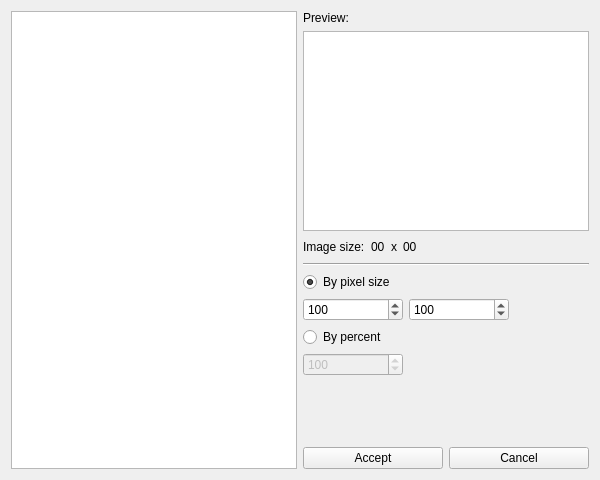
<?xml version="1.0" encoding="UTF-8"?>
<ui version="4.0">
 <class>editformResizeElements</class>
 <widget class="QWidget" name="editformResizeElements">
  <property name="geometry">
   <rect>
    <x>0</x>
    <y>0</y>
    <width>600</width>
    <height>480</height>
   </rect>
  </property>
  <property name="sizePolicy">
   <sizepolicy hsizetype="Fixed" vsizetype="Preferred">
    <horstretch>0</horstretch>
    <verstretch>0</verstretch>
   </sizepolicy>
  </property>
  <property name="maximumSize">
   <size>
    <width>600</width>
    <height>16777215</height>
   </size>
  </property>
  <property name="windowTitle">
   <string>QImageViewer - Resize items</string>
  </property>
  <property name="windowIcon">
   <iconset resource="resources.qrc">
    <normaloff>:/res/resize-items.png</normaloff>:/res/resize-items.png</iconset>
  </property>
  <layout class="QHBoxLayout" name="horizontalLayout_7">
   <item>
    <layout class="QHBoxLayout" name="horizontalLayout_6">
     <item>
      <widget class="QListWidget" name="listWidget">
       <property name="sizePolicy">
        <sizepolicy hsizetype="Expanding" vsizetype="MinimumExpanding">
         <horstretch>0</horstretch>
         <verstretch>0</verstretch>
        </sizepolicy>
       </property>
      </widget>
     </item>
    </layout>
   </item>
   <item>
    <layout class="QVBoxLayout" name="verticalLayout_4">
     <item>
      <widget class="QLabel" name="label">
       <property name="text">
        <string>Preview:</string>
       </property>
      </widget>
     </item>
     <item>
      <widget class="QGraphicsView" name="graphicsView">
       <property name="sizePolicy">
        <sizepolicy hsizetype="Fixed" vsizetype="Fixed">
         <horstretch>0</horstretch>
         <verstretch>0</verstretch>
        </sizepolicy>
       </property>
       <property name="minimumSize">
        <size>
         <width>200</width>
         <height>200</height>
        </size>
       </property>
       <property name="maximumSize">
        <size>
         <width>300</width>
         <height>300</height>
        </size>
       </property>
      </widget>
     </item>
     <item>
      <layout class="QHBoxLayout" name="horizontalLayout_5">
       <item>
        <widget class="QLabel" name="label_2">
         <property name="text">
          <string>Image size:</string>
         </property>
        </widget>
       </item>
       <item>
        <widget class="QLabel" name="previewWidthLabel">
         <property name="text">
          <string>00</string>
         </property>
        </widget>
       </item>
       <item>
        <widget class="QLabel" name="label_4">
         <property name="text">
          <string>x</string>
         </property>
        </widget>
       </item>
       <item>
        <widget class="QLabel" name="previewHeightLabel">
         <property name="text">
          <string>00</string>
         </property>
        </widget>
       </item>
       <item>
        <spacer name="horizontalSpacer_3">
         <property name="orientation">
          <enum>Qt::Horizontal</enum>
         </property>
         <property name="sizeHint" stdset="0">
          <size>
           <width>40</width>
           <height>20</height>
          </size>
         </property>
        </spacer>
       </item>
      </layout>
     </item>
     <item>
      <widget class="Line" name="line">
       <property name="maximumSize">
        <size>
         <width>300</width>
         <height>16777215</height>
        </size>
       </property>
       <property name="orientation">
        <enum>Qt::Horizontal</enum>
       </property>
      </widget>
     </item>
     <item>
      <widget class="QRadioButton" name="typeSizeRadioButton">
       <property name="layoutDirection">
        <enum>Qt::LeftToRight</enum>
       </property>
       <property name="text">
        <string>By pixel size</string>
       </property>
       <property name="checked">
        <bool>true</bool>
       </property>
      </widget>
     </item>
     <item>
      <layout class="QHBoxLayout" name="horizontalLayout">
       <item>
        <widget class="QSpinBox" name="sizeWidthSpinBox">
         <property name="minimumSize">
          <size>
           <width>100</width>
           <height>0</height>
          </size>
         </property>
         <property name="toolTip">
          <string>images width</string>
         </property>
         <property name="minimum">
          <number>1</number>
         </property>
         <property name="maximum">
          <number>10000</number>
         </property>
         <property name="value">
          <number>100</number>
         </property>
        </widget>
       </item>
       <item>
        <widget class="QSpinBox" name="sizeHeightSpinBox">
         <property name="minimumSize">
          <size>
           <width>100</width>
           <height>0</height>
          </size>
         </property>
         <property name="toolTip">
          <string>images height</string>
         </property>
         <property name="minimum">
          <number>1</number>
         </property>
         <property name="maximum">
          <number>10000</number>
         </property>
         <property name="value">
          <number>100</number>
         </property>
        </widget>
       </item>
       <item>
        <spacer name="horizontalSpacer_2">
         <property name="orientation">
          <enum>Qt::Horizontal</enum>
         </property>
         <property name="sizeHint" stdset="0">
          <size>
           <width>40</width>
           <height>20</height>
          </size>
         </property>
        </spacer>
       </item>
      </layout>
     </item>
     <item>
      <widget class="QRadioButton" name="typePercentRadioButton">
       <property name="text">
        <string>By percent</string>
       </property>
      </widget>
     </item>
     <item>
      <layout class="QHBoxLayout" name="horizontalLayout_3">
       <item>
        <widget class="QSpinBox" name="sizePercentSpinBox">
         <property name="enabled">
          <bool>false</bool>
         </property>
         <property name="minimumSize">
          <size>
           <width>100</width>
           <height>0</height>
          </size>
         </property>
         <property name="minimum">
          <number>1</number>
         </property>
         <property name="maximum">
          <number>1000</number>
         </property>
         <property name="value">
          <number>100</number>
         </property>
        </widget>
       </item>
       <item>
        <spacer name="horizontalSpacer">
         <property name="orientation">
          <enum>Qt::Horizontal</enum>
         </property>
         <property name="sizeHint" stdset="0">
          <size>
           <width>40</width>
           <height>20</height>
          </size>
         </property>
        </spacer>
       </item>
      </layout>
     </item>
     <item>
      <spacer name="verticalSpacer_2">
       <property name="orientation">
        <enum>Qt::Vertical</enum>
       </property>
       <property name="sizeHint" stdset="0">
        <size>
         <width>279</width>
         <height>13</height>
        </size>
       </property>
      </spacer>
     </item>
     <item>
      <layout class="QHBoxLayout" name="horizontalLayout_2">
       <item>
        <widget class="QPushButton" name="acceptButton">
         <property name="sizePolicy">
          <sizepolicy hsizetype="Fixed" vsizetype="Fixed">
           <horstretch>0</horstretch>
           <verstretch>0</verstretch>
          </sizepolicy>
         </property>
         <property name="maximumSize">
          <size>
           <width>140</width>
           <height>16777215</height>
          </size>
         </property>
         <property name="text">
          <string>Accept</string>
         </property>
        </widget>
       </item>
       <item>
        <widget class="QPushButton" name="cancelButton">
         <property name="sizePolicy">
          <sizepolicy hsizetype="Fixed" vsizetype="Fixed">
           <horstretch>0</horstretch>
           <verstretch>0</verstretch>
          </sizepolicy>
         </property>
         <property name="maximumSize">
          <size>
           <width>140</width>
           <height>16777215</height>
          </size>
         </property>
         <property name="text">
          <string>Cancel</string>
         </property>
        </widget>
       </item>
      </layout>
     </item>
    </layout>
   </item>
  </layout>
 </widget>
 <resources>
  <include location="resources.qrc"/>
 </resources>
 <connections/>
</ui>
